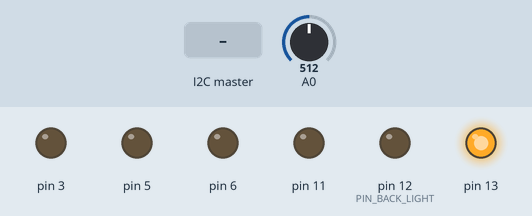
The sketch below on a simulated Arduino Uno, built with avr-gcc and run on an emulated ATmega328P. On the bench: output pins drawn as LEDs (lit = HIGH). Dashed ring = blinking. Inputs (shaded band) come from the test bench; at power-on: A0 = 512.

Above: at 1.2 s.
1.3 s: A0 set to 478
4.8 s: A0 set to 463
At 5.57 s:
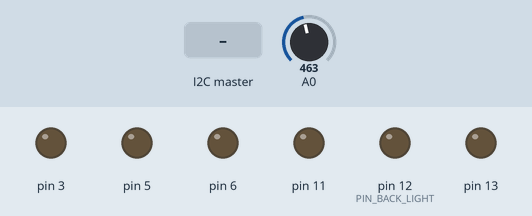
8.3 s: the I2C master sends "s"
At 12.07 s:
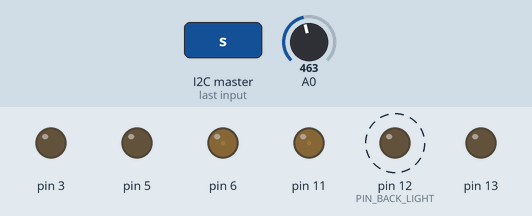
Timing chart, 0 to 17.8 s (numbered marks = the images above; inputs shaded):
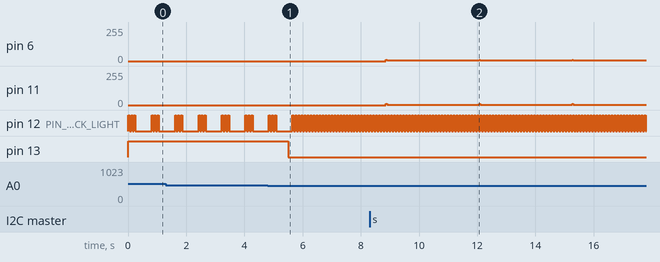

Measured:
- the behaviour switches between 470 and 469 on A0 (found by bisection; images 0 and 1)
- after the input at 4.8 s, pin 13: HIGH → LOW after 0.71 s
- after the input at 8.3 s, pin 6: 0/255 → 4/255 after 0.56 s; pin 11: 0/255 → 3/255 after 0.56 s
- by itself, pin 12 (PIN_BACK_LIGHT): alternates HIGH for 0.05 s and LOW for 0.05 s

The sketch:

WildThumperControl.ino
```cpp
/***************************************************************************************
 *
 * Title:       WildThumper Motor Controller sketch
 * Date:        2014-05-27
 *
 ***************************************************************************************/
#include <wildthumper.h>
#include <Wire.h>

#define I2C_ADDRESS 4

#define TIME_CHECK_BATTERY 500
#define CONST_BATTERY_LEVEL_GOOD 470

#define PIN_BACK_LIGHT 12
#define TIME_BACK_LIGHT_BLINK 50
#define TIME_BACK_LIGHT_PASUE 500

// must be an even number
#define CONST_BACK_LIGHT_BLINK_TIMES 6

uint32_t backLightNextBlink = 0;
uint32_t backLightBlinkTimes = CONST_BACK_LIGHT_BLINK_TIMES;

WildThumper controller;

uint8_t batteryGood = 1;
uint8_t buffer[6];
uint16_t input;
uint32_t timeCheckBattery = 0;

void setup()
{
  pinMode(LED, OUTPUT);
  digitalWrite(LED, HIGH);

  pinMode(PIN_BACK_LIGHT, OUTPUT);

  Wire.begin(I2C_ADDRESS);
  // disable internal pull-ups
  digitalWrite(SDA, LOW);
  digitalWrite(SCL, LOW);

  Wire.onReceive(receiveEvent);
  Wire.onRequest(requestEvent);
}

void loop()
{
  // check the battery every now and then
  if(millis() > timeCheckBattery + TIME_CHECK_BATTERY)
  {
    // show the battery state on the on-board LED
    if(controller.battery() < CONST_BATTERY_LEVEL_GOOD)
    {
      batteryGood = 0;
      digitalWrite(LED, LOW);
    }
    timeCheckBattery = millis() + TIME_CHECK_BATTERY;
  }

  if(millis() > backLightNextBlink && batteryGood)
  {
    if(backLightBlinkTimes)
    {
      backLightBlinkTimes--;
      digitalWrite(PIN_BACK_LIGHT, !digitalRead(PIN_BACK_LIGHT));
      backLightNextBlink = millis() + TIME_BACK_LIGHT_BLINK;
    }
    else
    {
      backLightBlinkTimes = CONST_BACK_LIGHT_BLINK_TIMES;
      backLightNextBlink = millis() + TIME_BACK_LIGHT_PASUE;
    }
  }
  else if(millis() > backLightNextBlink && !batteryGood)
  {
    // if the battery has gone under the threshold level blink continuously
    digitalWrite(PIN_BACK_LIGHT, !digitalRead(PIN_BACK_LIGHT));
    backLightNextBlink = millis() + TIME_BACK_LIGHT_BLINK;
  }
}

void requestEvent()
{
  input = controller.battery();
  buffer[0] = input >> 8;
  buffer[1] = input & 0xff;

  input = controller.currentLeft();
  buffer[2] = input >> 8;
  buffer[3] = input & 0xff;

  input = controller.currentRight();
  buffer[4] = input >> 8;
  buffer[5] = input & 0xff;

  Wire.write(buffer, 6);
}

void receiveEvent(int howMany)
{
  static int8_t speedLeft = 0;
  static int8_t speedRight = 0;

  while(Wire.available())
  {
    char c = Wire.read();
    if(c == 's')
    {
      speedLeft = Wire.read();
      speedRight = Wire.read();
      controller.setSpeed(speedLeft, speedRight);
    }
  }
}
```
